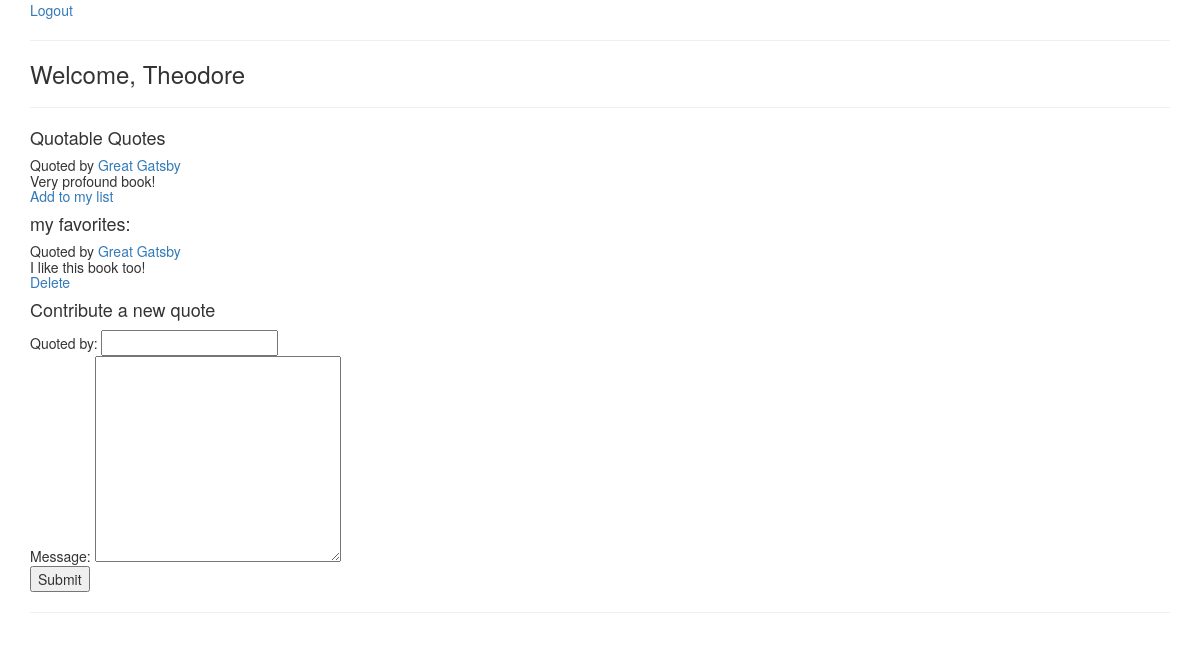
Page /dashboard (signed in) on the earlier database version.
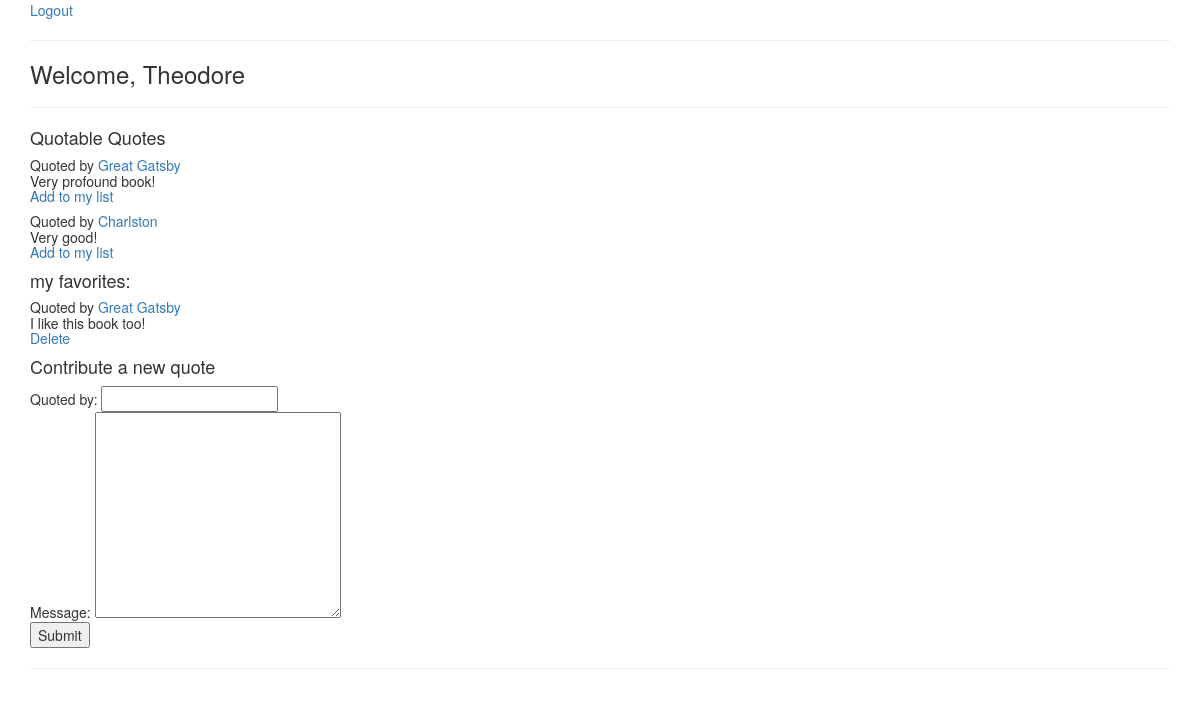
Same page on the later database version.
### apps/bookreview/models.py (models this page shows)
class User(models.Model):
	first_name = models.TextField(blank=False, max_length=20, null=True)
	last_name = models.TextField(blank=False, max_length=20,null=True)
	email = models.TextField(blank=False, max_length=20,null=True)
	description = models.TextField(blank=False, max_length=500,null=True)
	password = models.TextField(blank=False, max_length=20,null=True)
	created_at = models.DateField(null=True)
	updated_at = models.DateField(null=True)
	class Meta:
		db_table = 'user'

class Review(models.Model):
	review = models.TextField(blank=False, max_length=250, null=True)
	user = models.ForeignKey(User, related_name="user")
	book = models.ForeignKey(Book, related_name="book")
	rating = models.IntegerField(blank=False, null=True)
	created_at = models.DateField(null=True)
	updated_at = models.DateField(null=True)
	class Meta:
		db_table = 'review'

class Book(models.Model):
	title = models.TextField(blank=False, max_length=20, null=True)
	author = models.TextField(blank=False, max_length=20,null=True)
	created_at = models.DateField(null=True)
	updated_at = models.DateField(null=True)
	class Meta:
		db_table = 'book'

### apps/bookreview/views.py (the view)
# urls.py: url(r'dashboard$', views.dashboard, name="dashboard"),
def dashboard(request):
	print "User Dashboard"
	if "user_id" in request.session:
		user = User.objects.get(id=request.session['user_id'])
		current_user = User.objects.get(id=request.session['user_id'])
		myreviews = Review.objects.filter(user__id=request.session['user_id'])
		otherreviews = Review.objects.exclude(user__id=request.session['user_id'])
		context = {
			'current_user': current_user,
			'user': user,
			'myreviews': myreviews,
			'otherreviews': otherreviews
		}
		return render(request, 'bookreview/dashboard.html', context)
	else:
		del request.session
		return redirect('/')

### apps/bookreview/templates/bookreview/dashboard.html (shortened to what this page needs)
<!DOCTYPE html>
<html>
<head>
	<link rel="stylesheet" href="https://maxcdn.bootstrapcdn.com/bootstrap/3.3.5/css/bootstrap.min.css">
</head>
<body>
	<div class="container">
		<a href="/logout">Logout</a>
		<hr>
		<h3>Welcome, {{user.first_name}}</h3>
		<hr>
		<h4>Quotable Quotes</h4>
		{% for review in otherreviews %}
			<h5>Quoted by <a href="/books/{{review.book.id}}">{{review.book.title}}</a>
			<br>
			<a href="/users/{{review.user.id}}"></a>{{review.review}}
			<br>
			{% if current_user.id != review.user_id %}
				<a href="/books/{{review.book.id}}/add">Add to my list</a>
			{%endif%}
		{%endfor%}
		<h4>my favorites:</h4>
		{% for review in myreviews %}
			<h5>Quoted by <a href="/books/{{review.book.id}}">{{review.book.title}}</a>
			<br>
			<a href="/users/{{review.user.id}}"></a>{{review.review}}
			<br>
			{% if current_user.id == review.user_id %}
				<a href="/books/{{review.book.id}}/delete">Delete</a>
			{%endif%}
		{%endfor%}
		<h4>Contribute a new quote</h4>
		<form action="/add_review" method="post">
			Quoted by: <input type="text" name="title" required>
			<br>
			Message: <textarea name="review" id="" cols="30" rows="10" required></textarea>
			<br>
			<input type="submit" value="Submit">
		</form>
		<hr>
	</div>
</body>
</html>

Differences in the rows shown:
added Review: book "Charlston", review "Very good!", shown under "Quotable Quotes"
